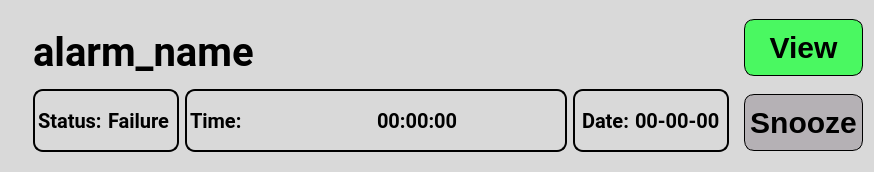
<?xml version="1.0" encoding="UTF-8"?>
<ui version="4.0">
 <class>alarm_template</class>
 <widget class="QWidget" name="alarm_template">
  <property name="geometry">
   <rect>
    <x>0</x>
    <y>0</y>
    <width>874</width>
    <height>172</height>
   </rect>
  </property>
  <property name="minimumSize">
   <size>
    <width>0</width>
    <height>0</height>
   </size>
  </property>
  <property name="maximumSize">
   <size>
    <width>16777215</width>
    <height>250</height>
   </size>
  </property>
  <property name="windowTitle">
   <string>Form</string>
  </property>
  <property name="styleSheet">
   <string notr="true">QLabel
{
	font-family: roboto;
}

QLabel#alarm_name
{
	font-size: 40px;
	font-weight: bold;
}

QLabel#status_data,#status_label,
#date_data,#date_label,
#time_data,#time_label
{
	font-size: 20px;
	font-weight: bold;
}

QLabel#misc,#misc_2,#misc_3,#misc_4
{
	font-size: 15px;
	font-weight: bold;
}

QWidget#alarm_template
{
	background-color: hsl(0, 0%, 85%);
	border-radius: 10px;
}

QWidget#date_info,#status_info,#time_info
{
	border: 2px solid black;
	border-radius: 10px;
}

QPushButton
{
	border: 1px solid black;
	border-radius: 10px;
	font-size: 30px;
	font-weight: bold;
	padding: 10px 5px 10px 5px;
}

QPushButton#view_btn
{
	background-color: hsl(128, 92%, 63%);
}

QPushButton#snooze_btn
{
	background-color: hsl(310, 3%, 70%);
}</string>
  </property>
  <layout class="QHBoxLayout" name="horizontalLayout_3">
   <item>
    <widget class="QWidget" name="alarm" native="true">
     <layout class="QVBoxLayout" name="verticalLayout_2">
      <property name="leftMargin">
       <number>0</number>
      </property>
      <property name="topMargin">
       <number>0</number>
      </property>
      <property name="rightMargin">
       <number>0</number>
      </property>
      <property name="bottomMargin">
       <number>0</number>
      </property>
      <item>
       <widget class="QLabel" name="alarm_logo">
        <property name="maximumSize">
         <size>
          <width>150</width>
          <height>150</height>
         </size>
        </property>
        <property name="text">
         <string/>
        </property>
        <property name="pixmap">
         <pixmap resource="res_fix.qrc">:/alarm_logo/Icons/red/activeAlarmLogo-failure.png</pixmap>
        </property>
        <property name="scaledContents">
         <bool>true</bool>
        </property>
       </widget>
      </item>
     </layout>
    </widget>
   </item>
   <item>
    <widget class="QWidget" name="alarm_info" native="true">
     <layout class="QVBoxLayout" name="verticalLayout_3">
      <item>
       <widget class="QLabel" name="alarm_name">
        <property name="text">
         <string>alarm_name</string>
        </property>
        <property name="alignment">
         <set>Qt::AlignLeading|Qt::AlignLeft|Qt::AlignVCenter</set>
        </property>
       </widget>
      </item>
      <item>
       <widget class="QWidget" name="widget" native="true">
        <layout class="QHBoxLayout" name="horizontalLayout_2">
         <property name="leftMargin">
          <number>0</number>
         </property>
         <property name="topMargin">
          <number>0</number>
         </property>
         <property name="rightMargin">
          <number>0</number>
         </property>
         <property name="bottomMargin">
          <number>0</number>
         </property>
         <item>
          <widget class="QWidget" name="status_info" native="true">
           <property name="maximumSize">
            <size>
             <width>16777215</width>
             <height>300</height>
            </size>
           </property>
           <layout class="QHBoxLayout" name="horizontalLayout" stretch="0,0">
            <property name="leftMargin">
             <number>5</number>
            </property>
            <property name="topMargin">
             <number>0</number>
            </property>
            <property name="bottomMargin">
             <number>0</number>
            </property>
            <item>
             <widget class="QLabel" name="status_label">
              <property name="maximumSize">
               <size>
                <width>70</width>
                <height>16777215</height>
               </size>
              </property>
              <property name="text">
               <string>Status:</string>
              </property>
             </widget>
            </item>
            <item>
             <widget class="QLabel" name="status_data">
              <property name="text">
               <string>Failure</string>
              </property>
             </widget>
            </item>
           </layout>
          </widget>
         </item>
         <item>
          <widget class="QWidget" name="time_info" native="true">
           <layout class="QHBoxLayout" name="horizontalLayout_4" stretch="2,2">
            <property name="leftMargin">
             <number>5</number>
            </property>
            <property name="topMargin">
             <number>0</number>
            </property>
            <property name="bottomMargin">
             <number>0</number>
            </property>
            <item>
             <widget class="QLabel" name="time_label">
              <property name="maximumSize">
               <size>
                <width>16777215</width>
                <height>16777215</height>
               </size>
              </property>
              <property name="text">
               <string>Time:</string>
              </property>
             </widget>
            </item>
            <item>
             <widget class="QLabel" name="time_data">
              <property name="text">
               <string>00:00:00</string>
              </property>
             </widget>
            </item>
           </layout>
          </widget>
         </item>
         <item>
          <widget class="QWidget" name="date_info" native="true">
           <layout class="QHBoxLayout" name="horizontalLayout_5">
            <item>
             <widget class="QLabel" name="date_label">
              <property name="text">
               <string>Date:</string>
              </property>
             </widget>
            </item>
            <item>
             <widget class="QLabel" name="date_data">
              <property name="text">
               <string>00-00-00</string>
              </property>
             </widget>
            </item>
           </layout>
          </widget>
         </item>
        </layout>
       </widget>
      </item>
     </layout>
    </widget>
   </item>
   <item>
    <widget class="QWidget" name="alarm_btn" native="true">
     <layout class="QVBoxLayout" name="verticalLayout">
      <property name="spacing">
       <number>10</number>
      </property>
      <property name="leftMargin">
       <number>0</number>
      </property>
      <property name="topMargin">
       <number>0</number>
      </property>
      <property name="rightMargin">
       <number>0</number>
      </property>
      <property name="bottomMargin">
       <number>0</number>
      </property>
      <item>
       <widget class="QPushButton" name="view_btn">
        <property name="cursor">
         <cursorShape>PointingHandCursor</cursorShape>
        </property>
        <property name="text">
         <string>View</string>
        </property>
       </widget>
      </item>
      <item>
       <widget class="QPushButton" name="snooze_btn">
        <property name="cursor">
         <cursorShape>PointingHandCursor</cursorShape>
        </property>
        <property name="text">
         <string>Snooze</string>
        </property>
       </widget>
      </item>
     </layout>
    </widget>
   </item>
  </layout>
 </widget>
 <resources>
  <include location="res.qrc"/>
  <include location="res_fix.qrc"/>
  <include location="../UI_Revisi/res_fix.qrc"/>
 </resources>
 <connections/>
</ui>
